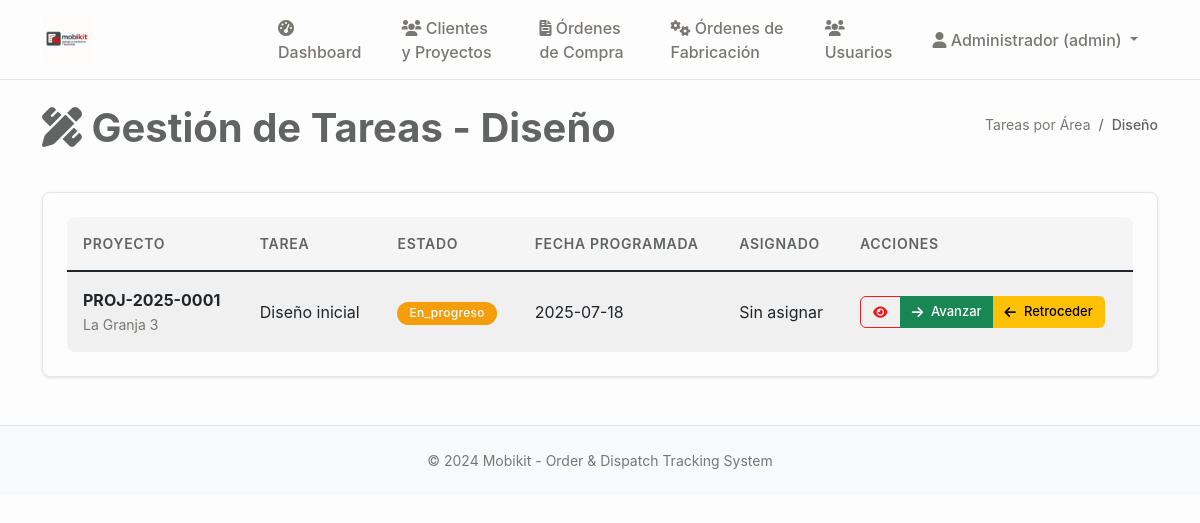
Before: /tareas/diseño (signed in) with the older database file.
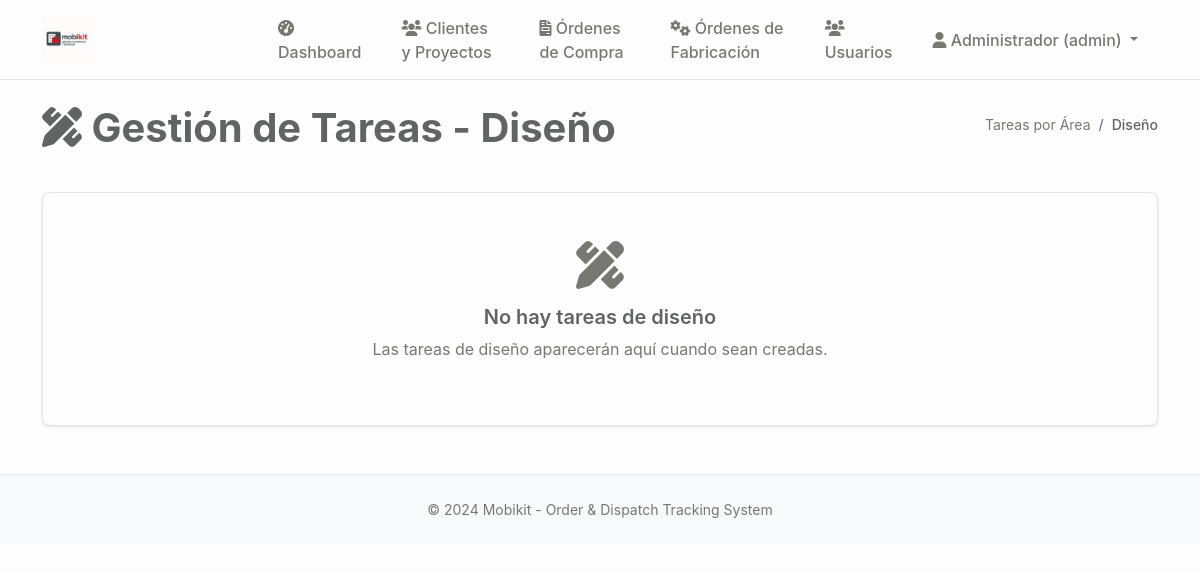
After: the same page with the newer database file.
### tables this page shows
CREATE TABLE tareas (
    id INTEGER PRIMARY KEY AUTOINCREMENT,
    proyecto_id INTEGER NOT NULL,
    codigo TEXT, -- Código de tarea opcional
    titulo TEXT NOT NULL,
    descripcion TEXT,
    tipo TEXT DEFAULT 'general' CHECK (tipo IN ('diseño', 'fabricación', 'control_calidad', 'embalaje', 'despacho', 'general')),
    rol_asignado TEXT NOT NULL,
    usuario_asignado_id INTEGER,
    area_id INTEGER,
    estado TEXT DEFAULT 'pendiente' CHECK (estado IN ('pendiente', 'en_progreso', 'pausada', 'completada', 'cancelada')),
    prioridad TEXT DEFAULT 'media' CHECK (prioridad IN ('baja', 'media', 'alta', 'urgente')),
    fecha_programada DATE,
    fecha_inicio TIMESTAMP,
    fecha_completada TIMESTAMP,
    tiempo_estimado INTEGER, -- En horas
    tiempo_real INTEGER, -- En horas
    dependencias TEXT, -- JSON con IDs de tareas dependientes
    observaciones TEXT,
    created_at TIMESTAMP DEFAULT CURRENT_TIMESTAMP,
    updated_at TIMESTAMP DEFAULT CURRENT_TIMESTAMP, etapa_fabricacion TEXT 
                CHECK (etapa_fabricacion IN ('seccionado', 'enchapado', 'mecanizado', 'fabricacion_completo')),
    FOREIGN KEY (proyecto_id) REFERENCES proyectos (id),
    FOREIGN KEY (usuario_asignado_id) REFERENCES usuarios (id),
    FOREIGN KEY (area_id) REFERENCES areas (id)
);

CREATE TABLE proyectos (
                id INTEGER PRIMARY KEY AUTOINCREMENT,
                codigo TEXT UNIQUE NOT NULL,
                nombre TEXT NOT NULL,
                cliente_id INTEGER NOT NULL,
                descripcion TEXT,
                estado TEXT DEFAULT 'en_desarrollo' CHECK (estado IN ('en_desarrollo', 'aprobado_produccion', 'seccionado', 'enchapado', 'mecanizado', 'produccion_completa', 'embalando', 'listo_despacho', 'entregado', 'cancelado')),
                prioridad TEXT DEFAULT 'media' CHECK (prioridad IN ('baja', 'media', 'alta', 'urgente')),
                fecha_inicio DATE,
                fecha_entrega DATE,
                fecha_entrega_real DATE,
                diseñador_id INTEGER,
                supervisor_id INTEGER,
                presupuesto DECIMAL(12,2),
                costo_real DECIMAL(12,2),
                observaciones TEXT,
                created_at TIMESTAMP DEFAULT CURRENT_TIMESTAMP,
                updated_at TIMESTAMP DEFAULT CURRENT_TIMESTAMP, adjudicacion_tipo TEXT DEFAULT "orden_compra" CHECK (adjudicacion_tipo IN ("contrato", "orden_compra")), monto_neto DECIMAL(12,2), estado_proyecto TEXT DEFAULT "pendiente_presupuesto", monto_neto_provision DECIMAL(12,2), monto_neto_instalacion DECIMAL(12,2), fecha_estimada_inicio DATE, archivado BOOLEAN DEFAULT FALSE,
                FOREIGN KEY (cliente_id) REFERENCES clientes (id),
                FOREIGN KEY (diseñador_id) REFERENCES usuarios (id),
                FOREIGN KEY (supervisor_id) REFERENCES usuarios (id)
            );

### main.py (the view)
@app.route('/tareas/diseño')
@login_required
@role_required(['diseñador', 'admin', 'general'])
def tareas_diseño():
    conn = sqlite3.connect('mobikit.db')
    cursor = conn.cursor()
    cursor.execute('''
        SELECT t.id, t.titulo, p.nombre as proyecto, p.codigo, t.estado,
               t.fecha_programada, t.descripcion, u.nombre as asignado,
               t.created_at
        FROM tareas t
        JOIN proyectos p ON t.proyecto_id = p.id
        LEFT JOIN usuarios u ON t.usuario_asignado_id = u.id
        WHERE t.rol_asignado = 'diseñador' OR t.tipo = 'diseño'
        ORDER BY
            CASE t.estado
                WHEN 'pendiente' THEN 1
                WHEN 'en_progreso' THEN 2
                WHEN 'completada' THEN 3
            END,
            t.fecha_programada ASC
    ''')
    tareas_list = cursor.fetchall()
    conn.close()
    return render_template('tareas_diseño.html', tareas=tareas_list)

### main.py (called while the page is built)
def login_required(f):
    @wraps(f)
    def decorated_function(*args, **kwargs):
        if 'user_id' not in session:
            return redirect(url_for('login'))
        return f(*args, **kwargs)
    return decorated_function

def role_required(roles):
    def decorator(f):
        @wraps(f)
        def decorated_function(*args, **kwargs):
            if 'user_role' not in session or session['user_role'] not in roles:
                flash('No tienes permisos para acceder a esta página', 'error')
                return redirect(url_for('dashboard'))
            return f(*args, **kwargs)
        return decorated_function
    return decorator

### templates/tareas_diseño.html (shortened to what this page needs)
{% extends "base.html" %}
{% block content %}
<div class="d-flex justify-content-between align-items-center mb-4">
    <h1><i class="fas fa-pencil-ruler"></i> Gestión de Tareas - Diseño</h1>
    <nav aria-label="breadcrumb">
        <ol class="breadcrumb">
            <li class="breadcrumb-item"><a href="{{ url_for('tareas_area') }}">Tareas por Área</a></li>
            <li class="breadcrumb-item active">Diseño</li>
        </ol>
    </nav>
</div>
<div class="card">
    <div class="card-body">
        {% if tareas %}
        <div class="table-responsive">
            <table class="table table-striped">
                <thead>
                    <tr>
                        <th>Proyecto</th>
                        <th>Tarea</th>
                        <th>Estado</th>
                        <th>Fecha Programada</th>
                        <th>Asignado</th>
                        <th>Acciones</th>
                    </tr>
                </thead>
                <tbody>
                    {% for tarea in tareas %}
                    <tr>
                        <td>
                            <strong>{{ tarea[3] }}</strong><br>
                            <small class="text-muted">{{ tarea[2] }}</small>
                        </td>
                        <td>{{ tarea[1] }}</td>
                        <td>
                            <span class="badge bg-{{ 'success' if tarea[4] == 'completada' else 'warning' if tarea[4] == 'en_progreso' else 'secondary' }}">
                                {{ tarea[4]|title }}
                            </span>
                        </td>
                        <td>{{ tarea[5] if tarea[5] else 'Sin fecha' }}</td>
                        <td>{{ tarea[7] if tarea[7] else 'Sin asignar' }}</td>
                        <td>
                            <div class="btn-group" role="group">
                                <a href="{{ url_for('tarea_detalle', tarea_id=tarea[0]) }}" class="btn btn-sm btn-outline-primary">
                                    <i class="fas fa-eye"></i>
                                </a>
                                {% if tarea[4] != 'completada' %}
                                <button class="btn btn-sm btn-success" onclick="avanzarTarea({{ tarea[0] }})">
                                    <i class="fas fa-arrow-right"></i> Avanzar
                                </button>
                                {% endif %}
                                {% if session.user_role in ['admin', 'general'] and tarea[4] != 'pendiente' %}
                                <button class="btn btn-sm btn-warning" onclick="retrocederTarea({{ tarea[0] }})">
                                    <i class="fas fa-arrow-left"></i> Retroceder
                                </button>
                                {% endif %}
                            </div>
                        </td>
                    </tr>
                    {% endfor %}
                </tbody>
            </table>
        </div>
        {% else %}
        <div class="text-center py-4">
            <i class="fas fa-pencil-ruler fa-3x text-muted mb-3"></i>
            <h5>No hay tareas de diseño</h5>
            <p class="text-muted">Las tareas de diseño aparecerán aquí cuando sean creadas.</p>
        </div>
        {% endif %}
    </div>
</div>
{% endblock %}

Changed rows visible on the page:
removed tareas: codigo "PROJ-2025-0001", nombre "La Granja 3", titulo "Diseño inicial", estado "En_progreso", fecha_programada "2025-07-18", tarea "Sin asignar"
Other visible differences:
text no longer shown: "PROYECTO TAREA ESTADO FECHA PROGRAMADA ASIGNADO ACCIONES"
text now shown: "No hay tareas de diseño Las tareas de diseño aparecerán aquí cuando sean creadas."
